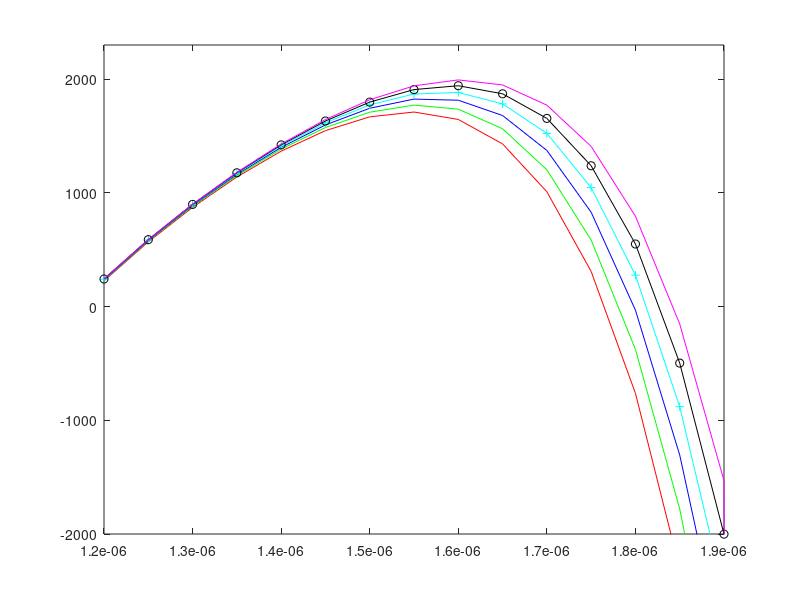

The MATLAB source for this figure:
n1=[2.67019550348525 
2.61254915016153 
2.55476136483365 
2.49663222354213 
2.43799955207791 
2.37873387922333 
2.31873620098661 
2.25793842437397 
2.19630653460753 
2.13384685644047 
2.07061594679781 
2.00673484248535 
1.94240826764574 
1.87794924232453 
1.81380794715344 
1.75060196336845 
1.68914030281478 ];
n2 = [2.68277101839115 
2.62575491546820 
2.56859358254407 
2.51108659934529 
2.45307077647103 
2.39441489272308 
2.33501715324231 
2.27480520602112 
2.21373874425822 
2.15181499725080 
2.08907760946066 
2.02562955445242 
1.96165085221026 
1.89742145611209 
1.83334880800886 
1.76999770055333 
1.70811647828944 ];
n3 = [2.69483806136894 
2.63843514891231 
2.58188411183487 
2.52498411955321 
2.46757112388420 
2.40951238749609 
2.35070367941317 
2.29106892160114 
2.23056224708228 
2.16917284515792 
2.10693288839289 
2.04392930181668 
1.98032001588301 
1.91635521598013 
1.85240351959459 
1.78898116284358 
1.72677950358653 ];
n4 =[2.70642719615137 
2.65062114036387 
2.59466492724553 
2.53835738824716 
2.48153374870663 
2.42405997114718 
2.36582970753519 
2.30676359762843 
2.24681089682922 
2.18595367776141 
2.12421393327399 
2.06166429421232 
1.99844291333728 
1.93477322236579 
1.87098862913107 
1.80756076182924 
1.74512763330745 ];
n5 = [2.71755910423336 
2.66233390645350 
2.60695723124035 
2.55122765142830 
2.49497977793245 
2.43807844677522 
2.38041545913565 
2.32190856615602 
2.26250271070677 
2.20217363694856 
2.14093428783813 
2.07884451323715 
2.01602473865598 
1.95267432082047 
1.88909467147048 
1.82571656987581 
1.76312835159412 ];
n6 = [2.72825865936640 
2.67359823627010 
2.61878568861242 
2.56361937405671 
2.50793338308880 
2.45159158253764 
2.39448415270415 
2.33652630423481 
2.27765916764700 
2.21785285460938 
2.15711227445257 
2.09548583464902 
2.03307809437941 
1.97006669804942 
1.90672412548622 
1.84344377484734 
1.78076791981932 ];
n1 = n1';
n2 = n2';
n3 = n3';
n4 = n4';
n5 = n5';
n6 = n6';
lambda = 1.2e-6:0.05e-6:2e-6;
C = 3e8;
%omega = 2*pi*C./lambda;
dn1dlambda = [diff(n1)./diff(lambda),0];
ddn1ddlambda = [diff(dn1dlambda)./diff(lambda),0];
D1 = 1e12*1e3*1e-9 .* -lambda ./ C .* ddn1ddlambda;
dn2dlambda = [diff(n2)./diff(lambda),0];
ddn2ddlambda = [diff(dn2dlambda)./diff(lambda),0];
D2 = 1e12*1e3*1e-9 .* -lambda ./ C .* ddn2ddlambda;
dn3dlambda = [diff(n3)./diff(lambda),0];
ddn3ddlambda = [diff(dn3dlambda)./diff(lambda),0];
D3 = 1e12*1e3*1e-9 .* -lambda ./ C .* ddn3ddlambda;
dn4dlambda = [diff(n4)./diff(lambda),0];
ddn4ddlambda = [diff(dn4dlambda)./diff(lambda),0];
D4 = 1e12*1e3*1e-9 .* -lambda ./ C .* ddn4ddlambda;
dn5dlambda = [diff(n5)./diff(lambda),0];
ddn5ddlambda = [diff(dn5dlambda)./diff(lambda),0];
D5 = 1e12*1e3*1e-9 .* -lambda ./ C .* ddn5ddlambda;
dn6dlambda = [diff(n6)./diff(lambda),0];
ddn6ddlambda = [diff(dn6dlambda)./diff(lambda),0];
D6 = 1e12*1e3*1e-9 .* -lambda ./ C .* ddn6ddlambda;
plot(lambda,D1,'r-'),hold on;
plot(lambda,D2,'g-'),hold on;
plot(lambda,D3,'b-'),hold on;
plot(lambda,D4,'c+-'),hold on;
plot(lambda,D5,'ko-'),hold on;
plot(lambda,D6,'m-'),hold on;
axis([1.2e-6,1.9e-6,-2000,2300])